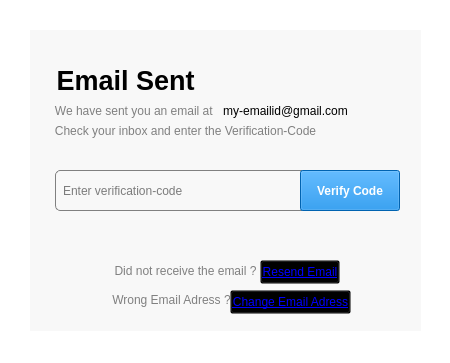
<?xml version="1.0" encoding="UTF-8"?>
<ui version="4.0">
 <class>EmailSentDialog</class>
 <widget class="QDialog" name="EmailSentDialog">
  <property name="geometry">
   <rect>
    <x>0</x>
    <y>0</y>
    <width>450</width>
    <height>363</height>
   </rect>
  </property>
  <property name="windowTitle">
   <string>Recover Password</string>
  </property>
  <property name="styleSheet">
   <string notr="true">
background-color: white;</string>
  </property>
  <widget class="QLineEdit" name="code_input">
   <property name="enabled">
    <bool>false</bool>
   </property>
   <property name="geometry">
    <rect>
     <x>55</x>
     <y>170</y>
     <width>341</width>
     <height>41</height>
    </rect>
   </property>
   <property name="styleSheet">
    <string notr="true">background-color: transparent;
 border: 1px solid grey;
 border-radius: 5px;
 padding: 5px; 
color: black;</string>
   </property>
   <property name="placeholderText">
    <string>Enter verification-code</string>
   </property>
  </widget>
  <widget class="QPushButton" name="verify_code_button">
   <property name="enabled">
    <bool>false</bool>
   </property>
   <property name="geometry">
    <rect>
     <x>300</x>
     <y>170</y>
     <width>100</width>
     <height>41</height>
    </rect>
   </property>
   <property name="styleSheet">
    <string notr="true">background-color: #0078d7; color: white; border-radius: 10Px; font-weight: bold;</string>
   </property>
   <property name="text">
    <string>Verify Code</string>
   </property>
  </widget>
  <widget class="QWidget" name="widget" native="true">
   <property name="geometry">
    <rect>
     <x>30</x>
     <y>30</y>
     <width>391</width>
     <height>301</height>
    </rect>
   </property>
   <property name="styleSheet">
    <string notr="true">background-color: rgb(248, 248, 248);
border-radius: 10Px;</string>
   </property>
   <widget class="QLabel" name="label_title_5">
    <property name="geometry">
     <rect>
      <x>-20</x>
      <y>220</y>
      <width>351</width>
      <height>41</height>
     </rect>
    </property>
    <property name="font">
     <font>
      <pointsize>9</pointsize>
      <bold>false</bold>
     </font>
    </property>
    <property name="styleSheet">
     <string notr="true">background-color: transparent; color: grey;</string>
    </property>
    <property name="text">
     <string>Did not receive the email ?</string>
    </property>
    <property name="alignment">
     <set>Qt::AlignmentFlag::AlignCenter</set>
    </property>
   </widget>
   <widget class="QPushButton" name="pushButton">
    <property name="geometry">
     <rect>
      <x>230</x>
      <y>230</y>
      <width>80</width>
      <height>24</height>
     </rect>
    </property>
    <property name="font">
     <font>
      <underline>true</underline>
     </font>
    </property>
    <property name="styleSheet">
     <string notr="true">background-color: transparent;
color : blue;</string>
    </property>
    <property name="text">
     <string>Resend Email</string>
    </property>
   </widget>
   <widget class="QLabel" name="label_title_6">
    <property name="geometry">
     <rect>
      <x>-20</x>
      <y>30</y>
      <width>231</width>
      <height>41</height>
     </rect>
    </property>
    <property name="font">
     <font>
      <pointsize>20</pointsize>
      <bold>true</bold>
     </font>
    </property>
    <property name="styleSheet">
     <string notr="true">background-color: transparent; color: black;</string>
    </property>
    <property name="text">
     <string>Email Sent</string>
    </property>
    <property name="alignment">
     <set>Qt::AlignmentFlag::AlignCenter</set>
    </property>
   </widget>
   <widget class="QLabel" name="label_title_7">
    <property name="geometry">
     <rect>
      <x>-70</x>
      <y>60</y>
      <width>351</width>
      <height>41</height>
     </rect>
    </property>
    <property name="font">
     <font>
      <pointsize>9</pointsize>
      <bold>false</bold>
     </font>
    </property>
    <property name="styleSheet">
     <string notr="true">background-color: transparent; color: grey;</string>
    </property>
    <property name="text">
     <string>We have sent you an email at </string>
    </property>
    <property name="alignment">
     <set>Qt::AlignmentFlag::AlignCenter</set>
    </property>
   </widget>
   <widget class="QLabel" name="label_title_8">
    <property name="geometry">
     <rect>
      <x>80</x>
      <y>60</y>
      <width>351</width>
      <height>41</height>
     </rect>
    </property>
    <property name="font">
     <font>
      <pointsize>9</pointsize>
      <bold>false</bold>
     </font>
    </property>
    <property name="styleSheet">
     <string notr="true">background-color: transparent; color: black;</string>
    </property>
    <property name="text">
     <string>my-emailid@gmail.com</string>
    </property>
    <property name="alignment">
     <set>Qt::AlignmentFlag::AlignCenter</set>
    </property>
   </widget>
   <widget class="QLabel" name="label_title_9">
    <property name="geometry">
     <rect>
      <x>-20</x>
      <y>80</y>
      <width>351</width>
      <height>41</height>
     </rect>
    </property>
    <property name="font">
     <font>
      <pointsize>9</pointsize>
      <bold>false</bold>
     </font>
    </property>
    <property name="styleSheet">
     <string notr="true">background-color: transparent; color: grey;</string>
    </property>
    <property name="text">
     <string>Check your inbox and enter the Verification-Code</string>
    </property>
    <property name="alignment">
     <set>Qt::AlignmentFlag::AlignCenter</set>
    </property>
   </widget>
   <widget class="QPushButton" name="pushButton_2">
    <property name="geometry">
     <rect>
      <x>200</x>
      <y>260</y>
      <width>121</width>
      <height>24</height>
     </rect>
    </property>
    <property name="font">
     <font>
      <underline>true</underline>
     </font>
    </property>
    <property name="styleSheet">
     <string notr="true">background-color: transparent;
color : blue;</string>
    </property>
    <property name="text">
     <string>Change Email Adress</string>
    </property>
   </widget>
   <widget class="QLabel" name="label_title_10">
    <property name="geometry">
     <rect>
      <x>56</x>
      <y>249</y>
      <width>171</width>
      <height>41</height>
     </rect>
    </property>
    <property name="font">
     <font>
      <pointsize>9</pointsize>
      <bold>false</bold>
     </font>
    </property>
    <property name="styleSheet">
     <string notr="true">background-color: transparent; color: grey;</string>
    </property>
    <property name="text">
     <string>Wrong Email Adress ?</string>
    </property>
    <property name="alignment">
     <set>Qt::AlignmentFlag::AlignCenter</set>
    </property>
   </widget>
   <widget class="QLabel" name="label">
    <property name="geometry">
     <rect>
      <x>330</x>
      <y>0</y>
      <width>60</width>
      <height>60</height>
     </rect>
    </property>
    <property name="styleSheet">
     <string notr="true">background-color:transparent;</string>
    </property>
    <property name="text">
     <string/>
    </property>
    <property name="pixmap">
     <pixmap resource="ressources.qrc">:/img/mailIcon.png</pixmap>
    </property>
    <property name="scaledContents">
     <bool>true</bool>
   </property>
   </widget>
  </widget>
  <zorder>widget</zorder>
  <zorder>code_input</zorder>
  <zorder>verify_code_button</zorder>
 </widget>
 <resources>
  <include location="ressources.qrc"/>
 </resources>
 <connections/>
</ui>
